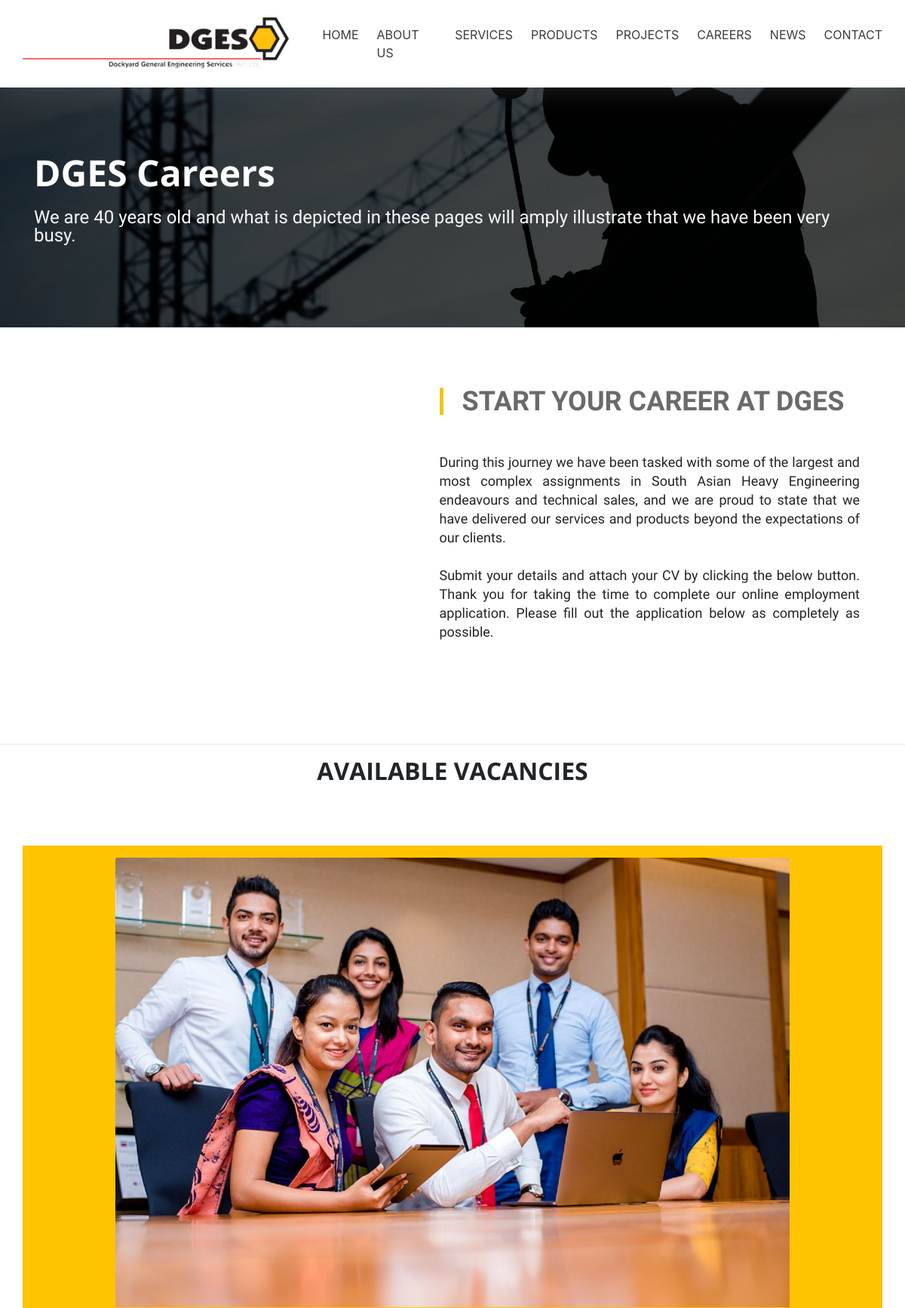
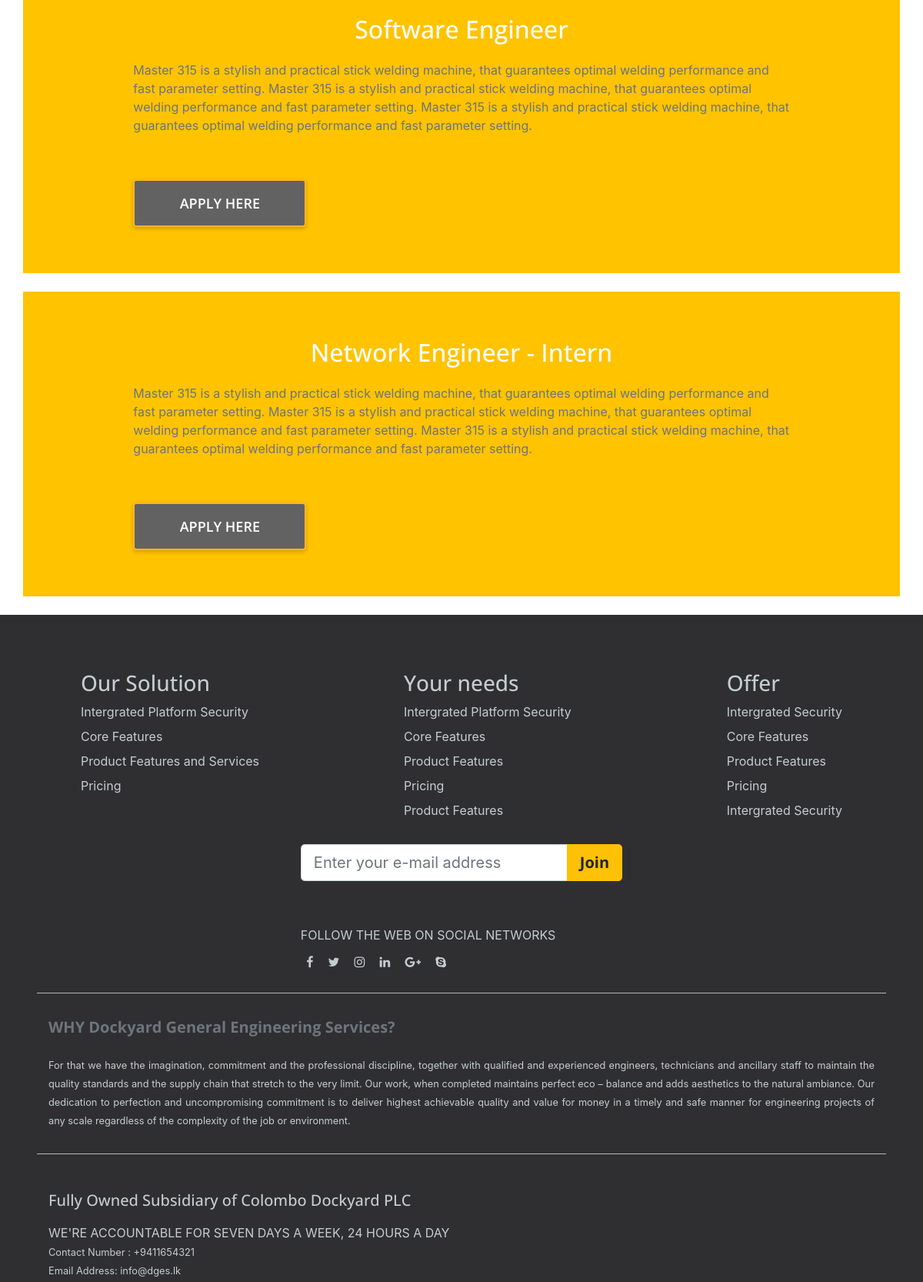
Screenshot of /careers.php (upper part) with the database file from the repository (2 pictures, top to bottom).
### tables this page shows
CREATE TABLE `tbl_header_image` (
  `ID` int(11) NOT NULL,
  `pageCat` varchar(300) NOT NULL,
  `imagepath` varchar(1000) NOT NULL
);

CREATE TABLE `tbl_vacancy_insert` (
  `ID` int(11) NOT NULL,
  `VacancyName` varchar(100) NOT NULL,
  `VacDescription` varchar(1000) NOT NULL,
  `ImagePath` varchar(500) NOT NULL,
  `Status` varchar(10) NOT NULL
);

### careers.php (the view, shortened to what this page needs)
<?php
include_once("db_connect.php");
?>
<!DOCTYPE html>
<html lang="en">
<head>
    <link href="css/vendor/bootstrap.css" rel="stylesheet" />
    <link href="css/vendor/font-awesome.css" rel="stylesheet" />
    <link href="css/vendor/slick.css" rel="stylesheet" />
    <link href="css/vendor/slick-theme.css" rel="stylesheet" />
    <link href="css/main.css" rel="stylesheet" />
    <link rel="stylesheet" href="css/style1.css">
    <link rel="stylesheet" href="bower_components/aos/dist/aos.css">
    <link href="https://cdn.rawgit.com/michalsnik/aos/2.3.4/dist/aos.css" rel="stylesheet">
</head>
<body style="font-family: -apple-system, BlinkMacSystemFont, 'Segoe UI', Roboto, Oxygen, Ubuntu, Cantarell, 'Open Sans', 'Helvetica Neue', sans-serif;">
    <div class="navigation-wrap bg-light start-header start-style" style="background-color: rgba(3, 3, 3, 0.712);">
        <?php
        include('components/navbar.php');
        ?>
    </div>
    <?php
    $sql = "SELECT * FROM tbl_header_image where pageCat='services' ";
    $resultset = mysqli_query($conn, $sql) or die("database error:" . mysqli_error($conn));
    while ($record = mysqli_fetch_assoc($resultset)) {
    ?>
        <div class="intro-page" style="background-image: url('<?php echo $record['imagepath'];  ?>');">
        <?php } ?>
        <div data-aos="fade-up" class="container">
            <h1 style="color: white; width: 50%;">DGES Careers</h1>
            <p class="text-light">We are 40 years old and what is depicted in these pages will amply illustrate that we have been very busy.</p>
        </div>
    </div>
    <div class="wrapper">
        <section class="our-history">
            <div class="container">
                <div class="row">
                    <div class="col-md-5">
                    </div>
                    <div data-aos="fade-up" class="col-md-7">
                        <h2>Start your Career at DGES</h2>
                        <p class="text-justify">During this journey we have been tasked with some of the largest and most complex assignments in South Asian Heavy Engineering endeavours and technical sales, and we are proud to state that we have delivered our services and products beyond the expectations of our clients.
                            <br><br> Submit your details and attach your CV by clicking the below button.
                            Thank you for taking the time to complete our online employment application. Please fill out the application below as completely as possible.
                        </p>
                    </div>
                </div>
            </div>
        </section>
    </div>
    <hr>
    <h2 class="text-center font-weight-bold pb-5">AVAILABLE VACANCIES</h2>
    <?php
    $sql = "SELECT VacancyName,VacDescription,ImagePath FROM tbl_vacancy_insert where status='Active' ";
    $resultset = mysqli_query($conn, $sql) or die("database error:" . mysqli_error($conn));
    $count = mysqli_num_rows($resultset);
    if ($count == 0) {
        echo "<center><h4>There are no vacancies available.</h4></center>";
    } else {
        $k = 0;
        while ($record = mysqli_fetch_assoc($resultset)) {
            if ($k % 1 == 0) {
                echo "<br>";
            }
            $k++;
    ?>
            <div class="container py-3 px-3 pb-3" style="background-color: #FFC300;">
                <div class="row justify-content-center">
                    <div class="col-10">
                        <div class=" mb-4 text-black">
                            <img src="<?php echo $record['ImagePath'] ?>" class="card-img-top" alt="" style="width: 100%;" />
                            <div class="card-body">
                                <span>
                                    <h2 class="card-title text-center" style="color: white;"><?php echo $record['VacancyName'];  ?></h2>
                                </span>
                                <p class="text-muted mb-4" style="color: white;">
                                    <?php echo $record['VacDescription'];  ?>
                                </p>
                                <p></p>
                                <br>
                                <a data-aos="fade-in" href="login.php" target="_blank" class="button" style="background-color:  #626262 ;font-size: 18px;">APPLY HERE</a>
                            </div>
                        </div>
                    </div>
                </div>
            </div>
    <?php }
    } ?>
    <br>
    <?php
    include('components/footer.php');
    ?>
</body>
</html>

### css/main.css (style rules this page uses)
body { font-family: "font-family: -apple-system, BlinkMacSystemFont, 'Segoe UI', Roboto, Oxygen, Ubuntu, Cantarell, 'Open Sans', 'Helvetica Neue', sans-serif;"; }
h1, h2, h3, h4, h5, h6 { font-family: "Open Sans"; }
a { -webkit-transition: all 0.3s ease; transition: all 0.3s ease; }
img { max-width: 100%; }
.container { max-width: 1140px; width: 100%; }
a, a:hover, button, button:hover, .btnborder, .btntop { -webkit-transition: all 0.3s ease-in-out; transition: all 0.3s ease-in-out; }
.button { display: inline-block; min-width: 225px; padding: 20px 0; border: 2px solid #ffb428; text-align: center; font: 600 14px/1 "Open Sans"; background: #f5b031; color: #ffffff; margin: 0 24px 0 0; border-radius: 4px; text-transform: uppercase; -webkit-box-shadow: 0 2px 5px rgba(0, 0, 0, 0.2); box-shadow: 0 2px 5px rgba(0, 0, 0, 0.2); }
.our-history { padding: 80px 0; }
.our-history .col-md-7 { padding-left: 75px; }
.our-history .col-md-7 h2 { font: 600 36px/1 "Source Sans Pro"; border-left: 5px solid #eec719; margin: 0 0 40px; text-transform: uppercase; color: #6a6a6a; padding-left: 25px; }
.our-history .col-md-7 p { font: 400 18px/25px "Source Sans Pro"; margin-bottom: 40px; }
a { text-decoration: none !important }
.intro-page { padding: 200px 0 110px; background-image: url("../assets/img/slider.jpg"); background-size: cover; background-position: center; color: #ffffff; position: relative; }
.intro-page:before { content: ""; background: rgba(0, 0, 0, 0.7); position: absolute; left: 0; top: 0; right: 0; bottom: 0; z-index: 0; }
.intro-page .container { position: relative; z-index: 1; }
.intro-page .container p { font: 400 24px/1 "Source Sans Pro"; }

### css/style1.css (style rules this page uses)
.start-header { opacity: 1; transform: translateY(0); padding: 18px 0; box-shadow: 0 10px 30px 0 rgba(138, 155, 165, 0.15); -webkit-transition : all 0.3s ease-out; transition : all 0.3s ease-out; }
.navigation-wrap { position: fixed; width: 100%; top: 0; left: 0; z-index: 1000; -webkit-transition : all 0.3s ease-out; transition : all 0.3s ease-out; }
.bg-light { background-color: #fff !important; transition: all 200ms linear; }
h1 { font-size: 48px; line-height: 1.2; font-weight: 700; color: #212112; }
p { margin: 0; padding-top: 10px; opacity: 1; transform: translate(0); transition: all 300ms linear; transition-delay: 1700ms; }

### careers.php (style rules this page uses)
.card-title { color: #047fc7; }

### rows the page displays
tbl_header_image: imagepath (picture)
tbl_vacancy_insert: VacancyName "Software Engineer", VacDescription "Master 315 is a stylish and practical stick welding machine, that guarantees optimal welding performance and fast parameter setting. Master 315 is a stylish and practical stick welding machine, that guarantees optimal welding performance and fast parameter setting. Master 315 is a stylish and practical stick welding machine, that guarantees optimal welding performance and fast parameter setting."
tbl_vacancy_insert: VacancyName "Network Engineer - Intern", VacDescription "Master 315 is a stylish and practical stick welding machine, that guarantees optimal welding performance and fast parameter setting. Master 315 is a stylish and practical stick welding machine, that guarantees optimal welding performance and fast parameter setting. Master 315 is a stylish and practical stick welding machine, that guarantees optimal welding performance and fast parameter setting."
